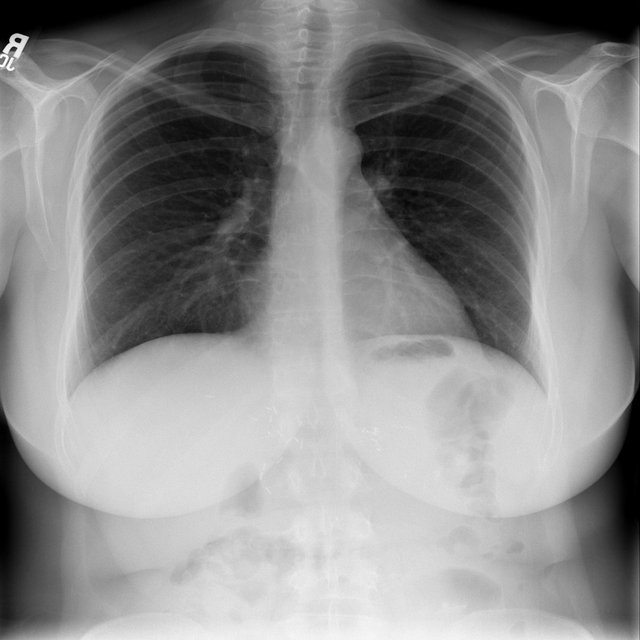
#> input picture content/cxr/CXR-01/cxr-01-r2.jpg, 640 x 640 px, given in place of reference_final.png, which was not available
$ python assemble_final.py ../../../content/cxr/CXR-01/cxr-01-r2.jpg ../../../content/cxr/CXR-01/cxr-01-r3.jpg out.png
#> lines starting #> are read from the running program, lines starting #| are printed output that depends on the picture
"""Final-look evidence sheets from real Unity PlayMode captures.
Usage: python assemble_final.py <final_tag> <previous_patient_tag> [out_dir]   (capture dirs live in unity/Logs/Lighting as cap_<tag>)"""
import sys
from pathlib import Path

from PIL import Image, ImageDraw, ImageFont

L = Path(__file__).resolve().parents[2] / "Logs" / "Lighting"
final, prev = sys.argv[1], sys.argv[2]
out = Path(sys.argv[3]) if len(sys.argv) > 3 else L / f"evidence_{final}"
out.mkdir(parents=True, exist_ok=True)
F = ImageFont.truetype("arialbd.ttf", 26)
N, P = L / f"cap_{final}", L / f"cap_{prev}"
TARGET = L / "final_target" / "reference_final.png"


def cell(path, label, size):
#> called with label = 'TARGET reference (owner)', size = (960, 540)
    im = Image.open(path).convert("RGB").resize(size, Image.LANCZOS)
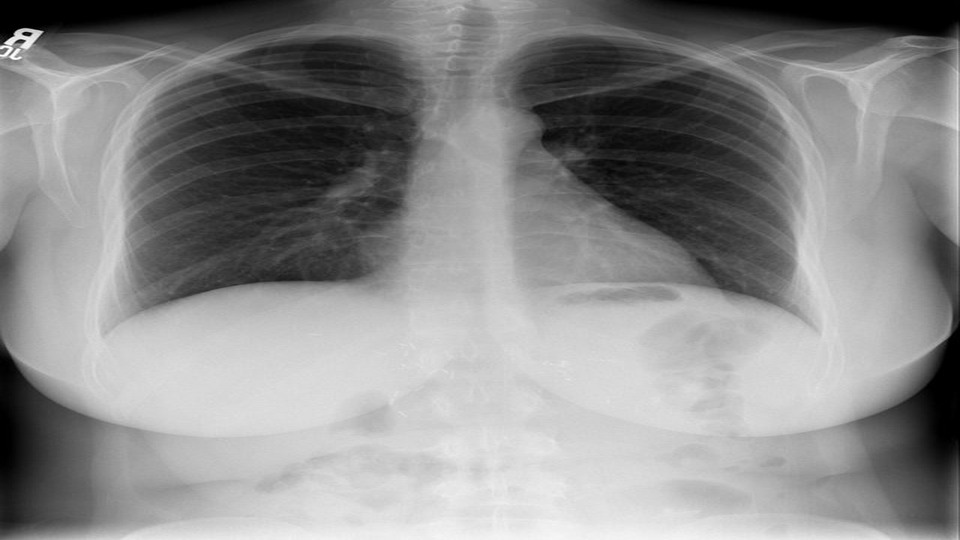
#> im: PIL image 960x540 RGB; min 0, max 255, mean 138.5
    c = Image.new("RGB", (size[0], size[1] + 38), (14, 14, 14)); c.paste(im, (0, 38)); ImageDraw.Draw(c).text((8, 5), label, font=F, fill="white")
#> after `c = Image.new('RGB', (size[0], size[1] + 38), (14, 14, 14))`: c: PIL image 960x578 RGB; every value is 14
#> after `c.paste(im, (0, 38))`:
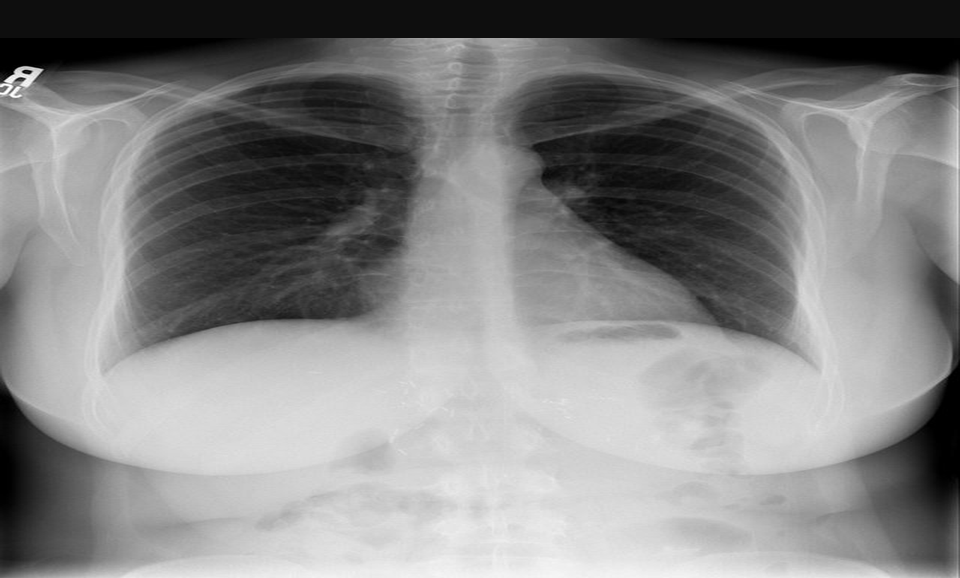
#> c: PIL image 960x578 RGB; min 0, max 255, mean 130.3
    return c


def sheet(name, items, size, cols=None):
    cs = [cell(p, t, size) for t, p in items]
#> call 2 of cell, with size = (960, 540)
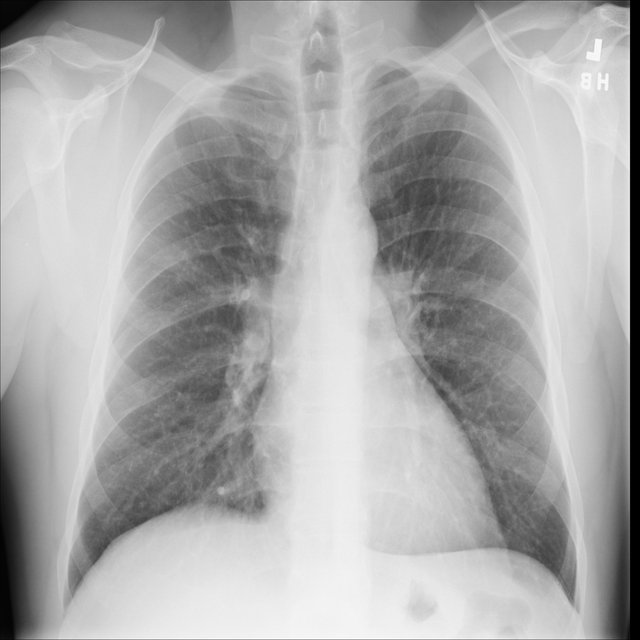
#> input picture content/cxr/CXR-01/cxr-01-r3.jpg, 640 x 640 px, given in place of reference.png, which was not available
#> in cell (call 2), `im = Image.open(path).convert("RGB").resize(size, Image.LANCZOS)`:
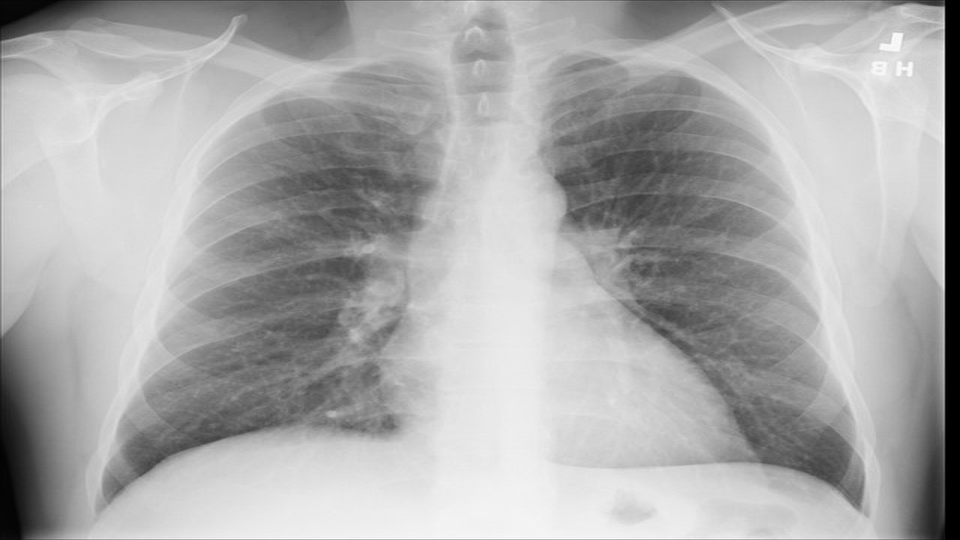
#> im: PIL image 960x540 RGB; min 0, max 255, mean 170.5
#> in cell (call 2), `c.paste(im, (0, 38))`:
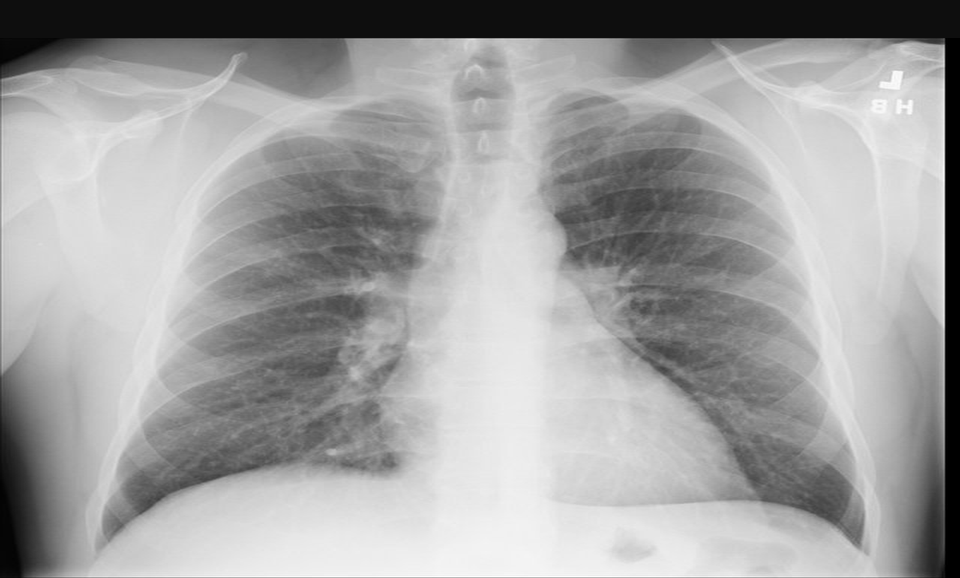
#> c: PIL image 960x578 RGB; min 0, max 255, mean 160.2
#> cs = 2 items
    cols = cols or len(cs); rows = (len(cs) + cols - 1) // cols
#> after `cols = cols or len(cs)`: cols = 2
#> after `rows = (len(cs) + cols - 1) // cols`: rows = 1
    S = Image.new("RGB", (cols * (size[0] + 6), rows * (size[1] + 44)), (0, 0, 0))
#> S: PIL image 1932x584 RGB; every value is 0
    for i, c in enumerate(cs): S.paste(c, ((i % cols) * (size[0] + 6), (i // cols) * (size[1] + 44)))
#> this loop made 2 passes
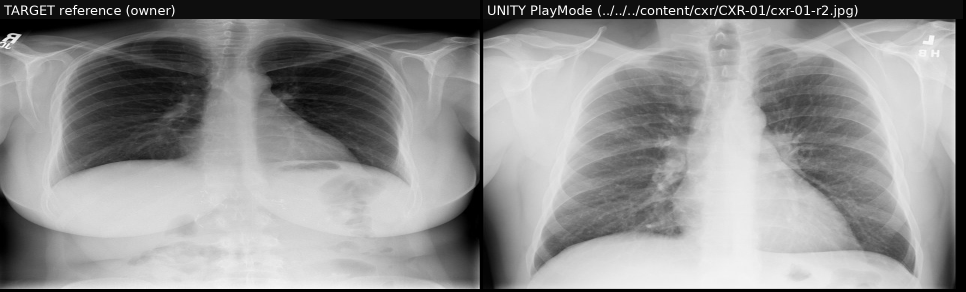
#> S: PIL image 1932x584 RGB (shown at 1/2 size); min 0, max 255, mean 144
    S.save(out / name); print("wrote", name)
#| wrote 00_target_vs_unity_same_camera.png


sheet("00_target_vs_unity_same_camera.png", [("TARGET reference (owner)", TARGET), (f"UNITY PlayMode ({final})", N / "reference.png")], (960, 540))
sheet("01_patient_previous_vs_final.png", [(f"face - previous ({prev})", P / "patient_face.png"), (f"face - FINAL ({final})", N / "patient_face.png"),
                                          (f"legs/bed contact - previous", P / "patient_legs.png"), (f"legs/bed contact - FINAL", N / "patient_legs.png"),
                                          (f"hand + gown - previous", P / "patient_hands.png"), (f"hand + gown - FINAL", N / "patient_hands.png"),
                                          (f"torso - previous", P / "patient_torso.png"), (f"torso - FINAL", N / "patient_torso.png")], (800, 450), 2)
#> call 3 of cell, with size = (800, 450)
#> in cell (call 3), `c = Image.new('RGB', (size[0], size[1] + 38), (14, 14, 14))`: c: PIL image 800x488 RGB; every value is 14
#> in cell (call 3), `c.paste(im, (0, 38))`:
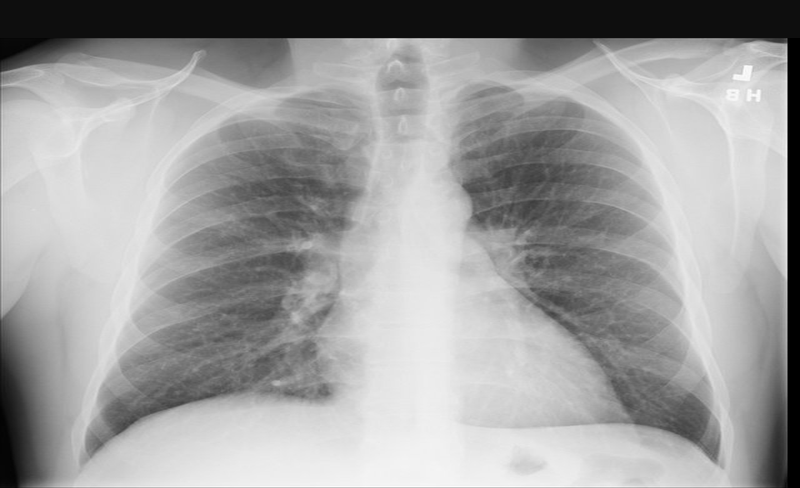
#> c: PIL image 800x488 RGB; min 0, max 254, mean 158.3
#> (the run stopped early here; a loop or call above may not have finished)
